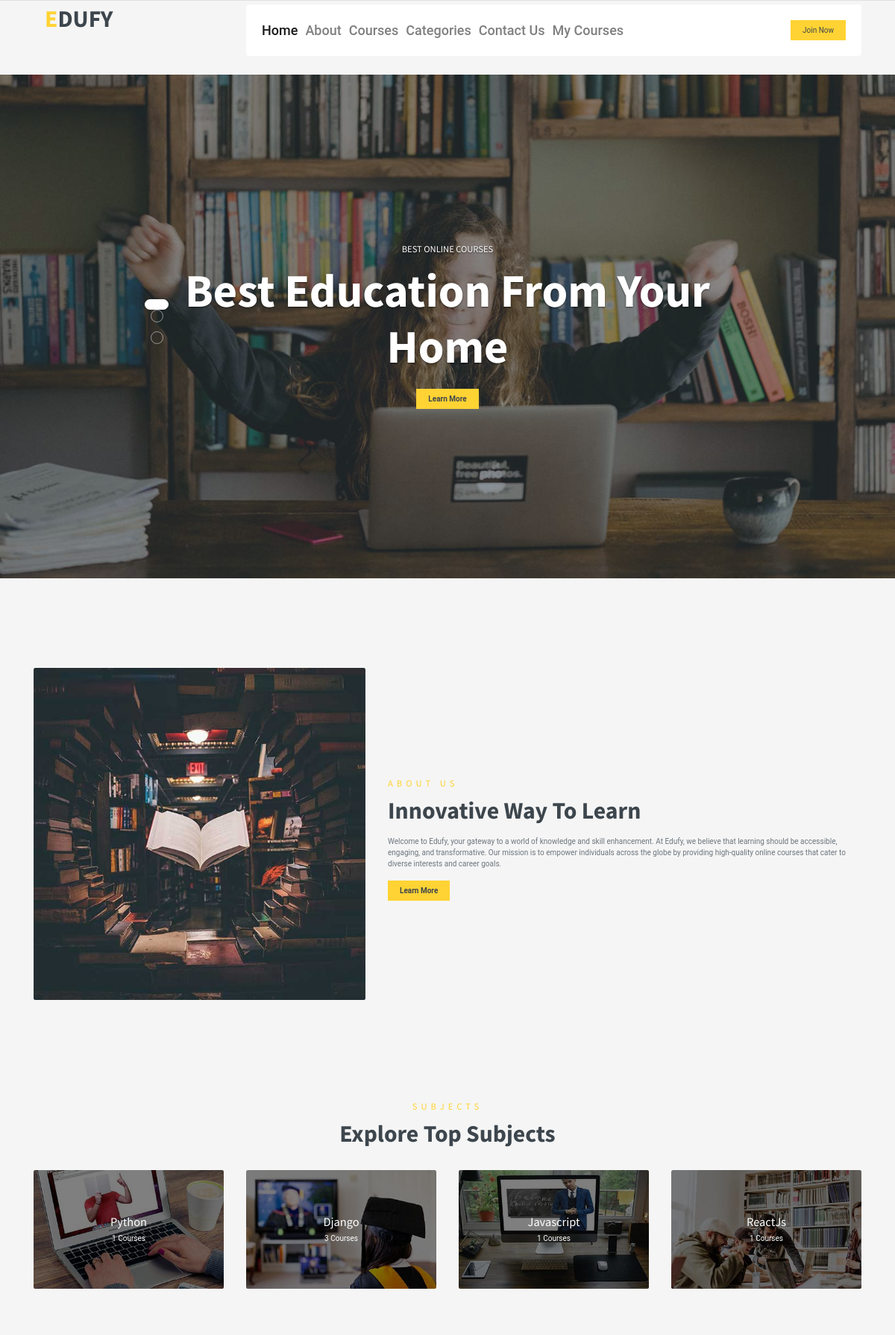
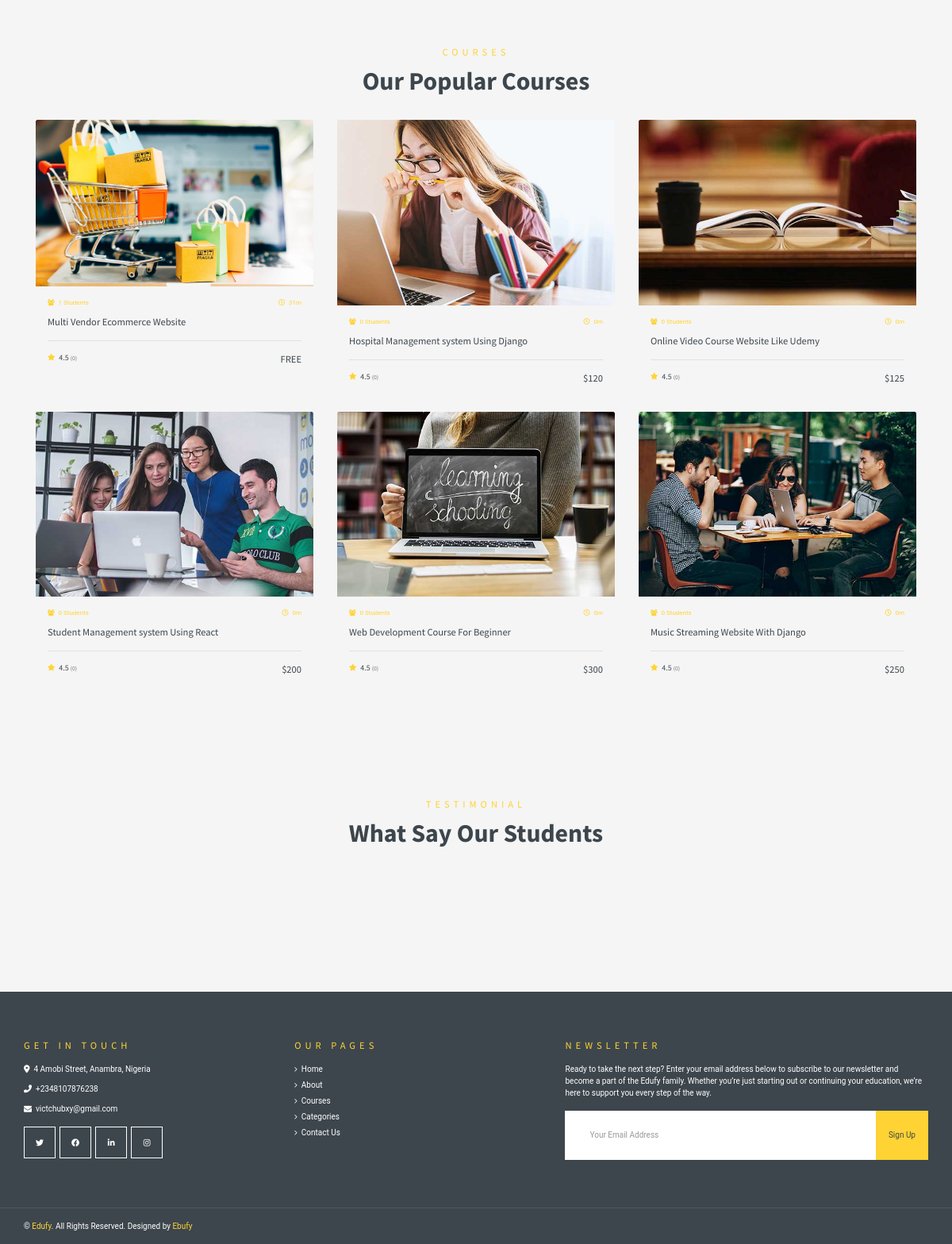
The page / on the database its author committed (2 pictures, top to bottom).
### course_app/models.py (models this page shows, shortened)
class Category(models.Model):
    name = models.CharField(max_length=200, null=True)
    image = models.ImageField(upload_to='category/')
    @property
    def imageURL(self):
        try:
            url = self.image.url
        except:
            url = ''
        return url
    class Meta:
        verbose_name_plural = "categories"

class Course(models.Model):
    STATUS = (
        ('Draft', 'Draft'),
        ('Published', 'Published'),
    )
    name = models.CharField(max_length=200, null=True)
    image = models.ImageField(upload_to='author/')
    video_link = models.CharField(max_length=200, null=True, blank=True)
    date_created = models.DateTimeField(auto_now_add=True)
    author = models.ForeignKey(Author, on_delete=models.CASCADE, null=True)
    category = models.ForeignKey(Category, on_delete=models.SET_NULL, null=True)
    descriptions = models.TextField(null=True, blank=True)
    price = models.IntegerField(default='0', null=True)
    discount = models.IntegerField(default='0', null=True)
    status = models.CharField(choices=STATUS, max_length=200, null=True)
    thumb_nail = models.ImageField(upload_to='author/', null=True)
    @property
    def imageURL(self):
        try:
            url = self.image.url
        except:
            url = ''
        return url
    @property
    def get_time_duration(self):
        time_duration = Video.objects.filter(course__id=self.id).aggregate(sum=Sum('time_duration'))
        return time_duration

### course_app/views.py (the view)
# urls.py: path('', views.index, name="index"),
def index(request):
    categorys = Category.objects.all()
    courses = Course.objects.all()
    context = {'courses': courses, 'categorys': categorys}
    return render(request, 'course_app/index.html', context)

### course_app/templates/course_app/index.html (shortened to what this page needs)
{% extends 'course_app/main.html' %}
{% load static %}
{% block content %}
    <div class="container-fluid p-0 pb-5 mb-5">
        <div id="header-carousel" class="carousel slide carousel-fade" data-ride="carousel">
            <ol class="carousel-indicators">
                <li data-target="#header-carousel" data-slide-to="0" class="active"></li>
                <li data-target="#header-carousel" data-slide-to="1"></li>
                <li data-target="#header-carousel" data-slide-to="2"></li>
            </ol>
            <div class="carousel-inner">
                <div class="carousel-item active" style="min-height: 300px;">
                    <img class="position-relative w-100" src="{% static 'img/carousel-1.jpg' %}" style="min-height: 300px; object-fit: cover;">
                    <div class="carousel-caption d-flex align-items-center justify-content-center">
                        <div class="p-5" style="width: 100%; max-width: 900px;">
                            <h5 class="text-white text-uppercase mb-md-3">Best Online Courses</h5>
                            <h1 class="display-3 text-white mb-md-4">Best Education From Your Home</h1>
                            <a href="{% url 'course_app:about' %}" class="btn btn-primary py-md-2 px-md-4 font-weight-semi-bold mt-2">Learn More</a>
                        </div>
                    </div>
                </div>
            </div>
        </div>
    </div>
    <div class="container-fluid py-5">
        <div class="container py-5">
            <div class="row align-items-center">
                <div class="col-lg-5">
                    <img class="img-fluid rounded mb-4 mb-lg-0" src="{% static 'img/about.jpg' %}" alt="">
                </div>
                <div class="col-lg-7">
                    <div class="text-left mb-4">
                        <h5 class="text-primary text-uppercase mb-3" style="letter-spacing: 5px;">About Us</h5>
                        <h1>Innovative Way To Learn</h1>
                    </div>
                    <p>Welcome to Edufy, your gateway to a world of knowledge and skill enhancement. At Edufy, we believe that learning should be accessible, engaging, and transformative. Our mission is to empower individuals across the globe by providing high-quality online courses that cater to diverse interests and career goals.</p>
                    <a href="{% url 'course_app:about' %}" class="btn btn-primary py-md-2 px-md-4 font-weight-semi-bold mt-2">Learn More</a>
                </div>
            </div>
        </div>
    </div>
    <div class="container-fluid py-5" id="category">
        <div class="container pt-5 pb-3">
            <div class="text-center mb-5">
                <h5 class="text-primary text-uppercase mb-3" style="letter-spacing: 5px;">Subjects</h5>
                <h1>Explore Top Subjects</h1>
            </div>
            <div class="row">
                {% for category in categorys %}
                <div class="col-lg-3 col-md-6 mb-4">
                    <div class="cat-item position-relative overflow-hidden rounded mb-2">
                        <img class="img-fluid" src="{{category.imageURL}}" alt="">
                        <a class="cat-overlay text-white text-decoration-none" href="{% url 'course_app:category_detail' category.id %}">
                            <h4 class="text-white font-weight-medium">{{category.name}}</h4>
                            <span>{{category.course_set.all.count}} Courses</span>
                        </a>
                    </div>
                </div>
                {% endfor %}
            </div>
        </div>
    </div>
    <div class="container-fluid py-5">
        <div class="container py-5">
            <div class="text-center mb-5">
                <h5 class="text-primary text-uppercase mb-3" style="letter-spacing: 5px;">Courses</h5>
                <h1>Our Popular Courses</h1>
            </div>
            <div class="row">
                {% for course in courses %}
                <div class="col-lg-4 col-md-6 mb-4">
                    <div class="rounded overflow-hidden mb-2">
                      <a href="{% url 'course_app:course_detail' course.id %}">
                        <img class="img-fluid" src="{{course.imageURL}}" alt="">
                        <div class="bg-secondary p-4">
                            <div class="d-flex justify-content-between mb-3">
                                <small class="m-0"><i class="fa fa-users text-primary mr-2"></i>{{course.user_course_set.all.count}} Students</small>
                                <small class="m-0"><i class="far fa-clock text-primary mr-2"></i>{% if course.get_time_duration.sum == None %}0m{% else %}{{course.get_time_duration.sum}}m{% endif %}</small>
                            </div>
                            <a class="h5" href="{% url 'course_app:course_detail' course.id %}">{{course.name}}</a>
                            <div class="border-top mt-4 pt-4">
                                <div class="d-flex justify-content-between">
                                    <h6 class="m-0"><i class="fa fa-star text-primary mr-2"></i>4.5 <small>({{course.productreview_set.all.count}})</small></h6>
                                    {% if course.price == 0 %}
                                    <h5 class="m-0">FREE</h5>
                                    {% else %}
                                    <h5 class="m-0">${{course.price}}</h5>
                                    {% endif %}
                                </div>
                            </div>
                        </div>
                      </a>
                    </div>
                </div>
                {% endfor %}
            </div>
        </div>
    </div>
    <div class="container-fluid py-5">
        <div class="container py-5">
            <div class="text-center mb-5">
                <h5 class="text-primary text-uppercase mb-3" style="letter-spacing: 5px;">Testimonial</h5>
                <h1>What Say Our Students</h1>
            </div>
            <div class="row justify-content-center">
                <div class="col-lg-8">
                </div>
            </div>
        </div>
    </div>
{% endblock content %}

### static/css/invoice.css (style rules this page uses)
.mb-4, .my-4 { margin-bottom: 1.5rem!important; }

### rows shown on the page
Category: imageURL (picture), name "Python", course_set.all.count "1"
Category: imageURL (picture), name "Django", course_set.all.count "3"
Category: imageURL (picture), name "Javascript", course_set.all.count "1"
Category: imageURL (picture), name "ReactJs", course_set.all.count "1"
Course: imageURL (picture), user_course_set.all.count "1", get_time_duration.sum "31", name "Multi Vendor Ecommerce Website", productreview_set.all.count "0", price "FREE"
Course: imageURL (picture), user_course_set.all.count "0", shows "0m", name "Hospital Management system Using Django", productreview_set.all.count "0", price "120"
Course: imageURL (picture), user_course_set.all.count "0", shows "0m", name "Online Video Course Website Like Udemy", productreview_set.all.count "0", price "125"
Course: imageURL (picture), user_course_set.all.count "0", shows "0m", name "Student Management system Using React", productreview_set.all.count "0", price "200"
Course: imageURL (picture), user_course_set.all.count "0", shows "0m", name "Web Development Course For Beginner", productreview_set.all.count "0", price "300"
Course: imageURL (picture), user_course_set.all.count "0", shows "0m", name "Music Streaming Website With Django", productreview_set.all.count "0", price "250"
